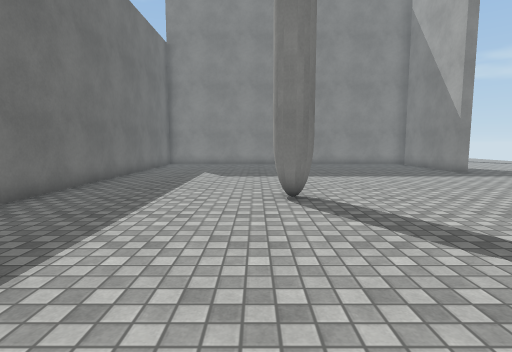
View 1 (above)

16 first-person views from a walk through a 3-D level made in the Unity game engine. The camera is 1.3 m above the floor, tilts 6° down and sees 80° across. The floor is counted in squares, 1 m on a side. Each view is taken from the middle of a square. On the plan, view 1 faces up. The plan holds only what a view shows up to about 14 squares ahead; the rest is blank. The place goes on beyond the plan. Surface patterns are stand-ins for the level's own textures.

View 2
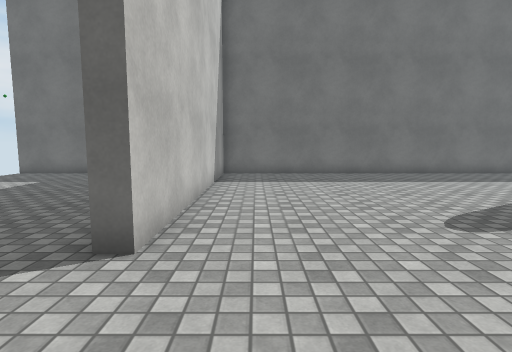

View 3
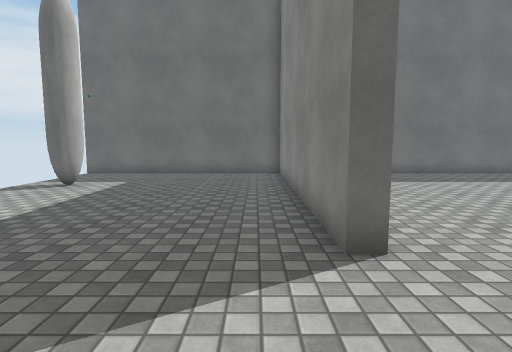

View 4
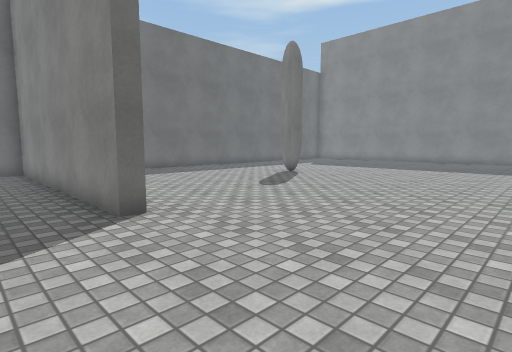

View 5
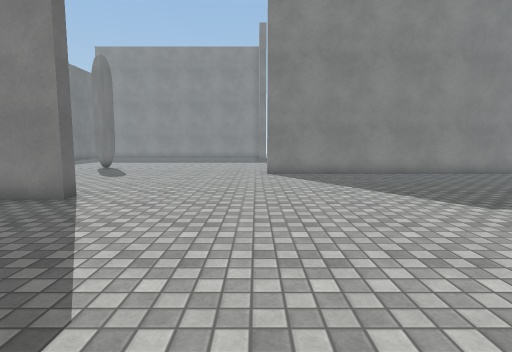

View 6
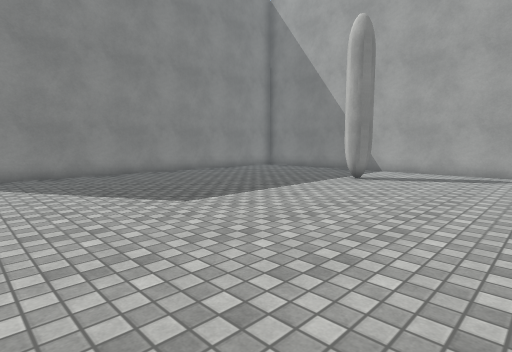

View 7
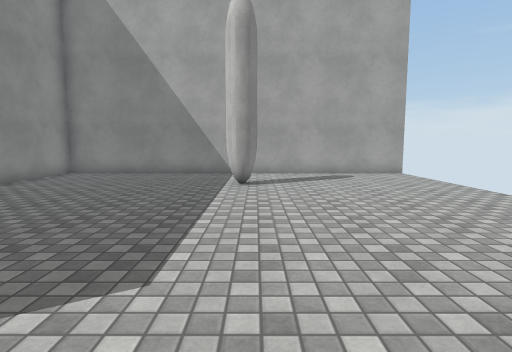

View 8
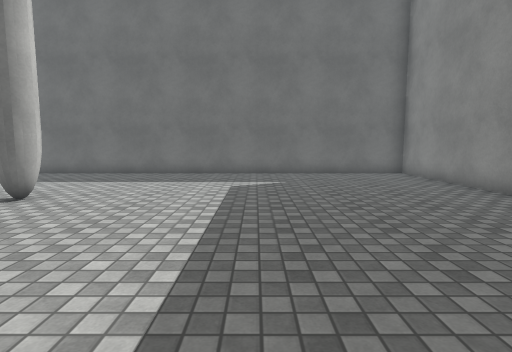

View 9
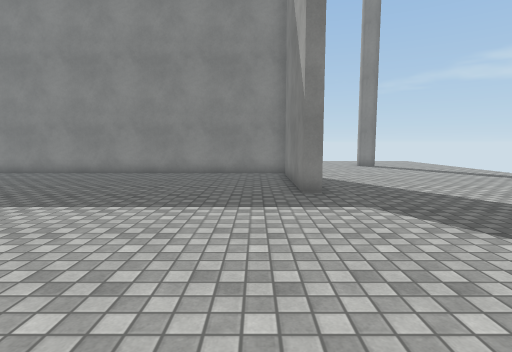

View 10
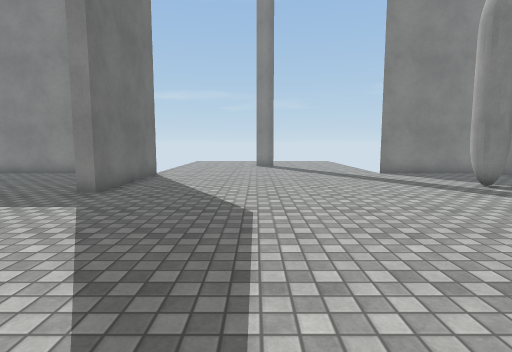

View 11
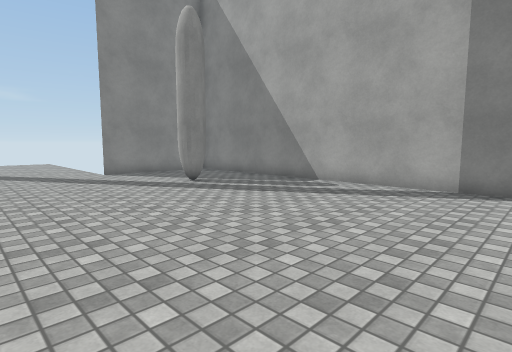

View 12
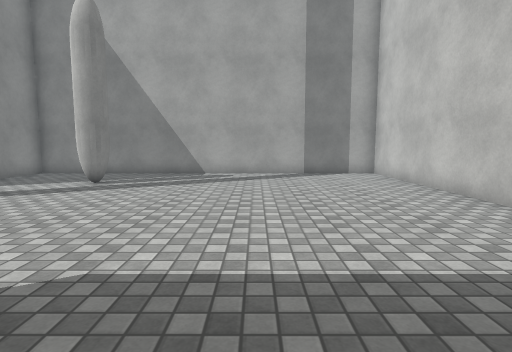

View 13
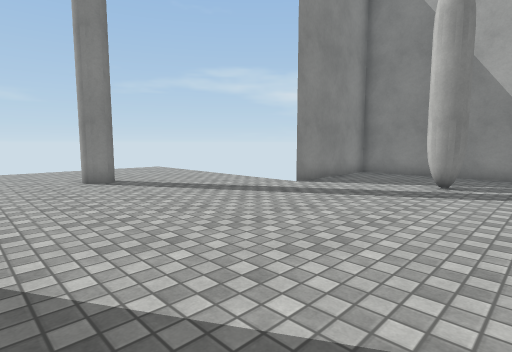

View 14
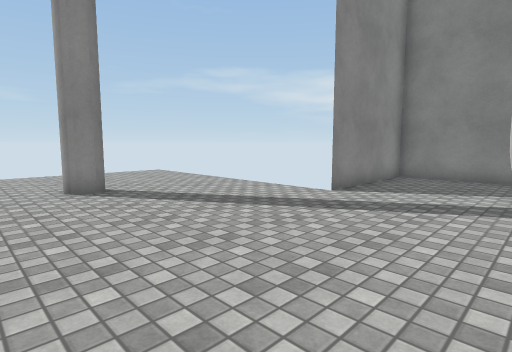

View 15
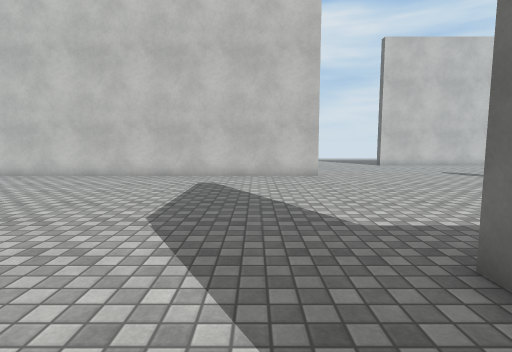

View 16
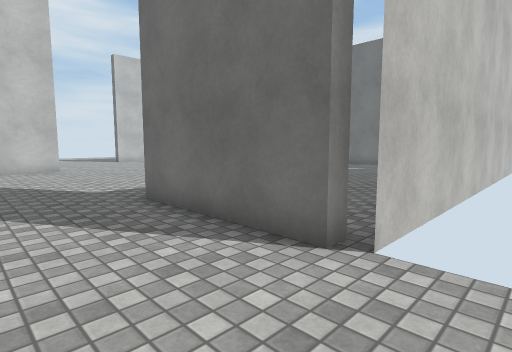

### Floor plan
Points are (right, up) in squares from view 1. A wall is a line through its corners. A room is listed if a view was taken in it or the views show most of it. See-through windows are left out.
Room 1 (views 1, 2, 3, 4, 5, 6, 7, 8, 9, 10, 11, 12, 13, 14, 15, 16)
walls: (9.4, 4.7) (24.5, 4.7) (24.5, 19.5) (19.5, 19.5); (9.1, 19) (9.7, 19) (9.7, 14) (9.3, 14) (9.3, 18.8); (9.4, 19.5) (-5.5, 19.5) (-5.5, -1.4) (4.5, -1.4) (4.5, -1.9) (-5.5, -1.9) (-5.5, -10.5); (24.5, -10.6) (24.5, 4.2) (9.5, 4.2)

Where each view was taken, in squares from view 1:
view 1: 0 up, 0 right, facing up
view 2: 0 up, 8 right, facing left
view 3: 3 down, 8 right, facing left
view 4: 4 down, 10 right, facing up-left
view 5: 9 down, 9 right, facing up
view 6: 9 down, 10 right, facing up-right
view 7: 4 down, 11 right, facing right
view 8: 13 up, 8 right, facing left
view 9: 6 up, 8 right, facing up
view 10: 6 up, 14 right, facing up
view 11: 6 up, 15 right, facing up-right
view 12: 10 up, 11 right, facing right
view 13: 13 up, 11 right, facing up-right
view 14: 15 up, 12 right, facing up-right
view 15: 17 up, 12 right, facing down
view 16: 21 up, 13 right, facing down-left
